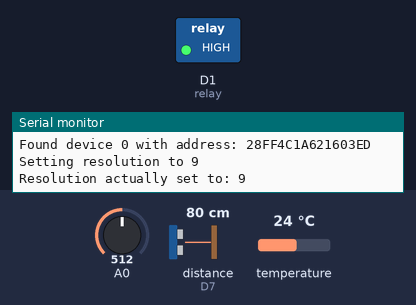
Recording of a sketch running on a simulated ESP8266 (NodeMCU). Shown: switched loads named in the sketch (green lamp = pin HIGH), the last lines printed to the serial monitor. Wiring (inferred from the names in the program): ultrasonic range finder: trigger D6; echo D7. The inputs (shaded band) are chosen by the test bench; at power-on: distance to the obstacle (sensor on D7) 80 cm, A0 = 512, temperature 24 °C. The echo pulse lasts 58.3 µs per cm; WiFi joins after 1.5 s; servers stay silent unless stated; uploads are accepted with an empty reply; pins used as bus, display or sensor lines are not drawn.

Above: at 5.2 s.
5.3 s: distance to the obstacle (sensor on D7) set to 12 cm
10.2 s: distance to the obstacle (sensor on D7) set to 9 cm
At 12.7 s:
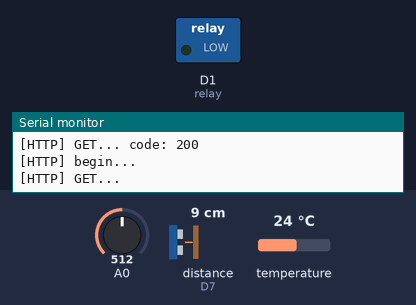
13.0 s: distance to the obstacle (sensor on D7) set to 18 cm
At 17.4 s:
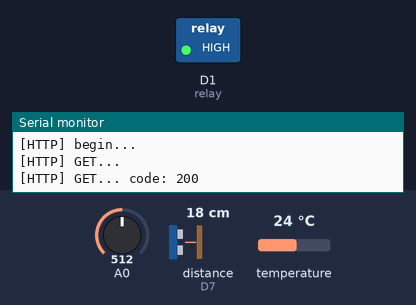
17.8 s: distance to the obstacle (sensor on D7) set to 2 cm
At 21.9 s:
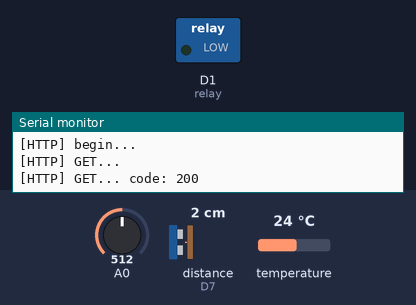
Timing chart, 0 to 23.4 s (numbered marks = the images above; inputs shaded):
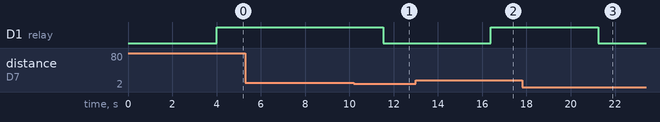

Measured:
- the behaviour switches between 11 and 10 cm on distance to the obstacle (sensor on D7) (found by bisection; images 0 and 1)
- after the input at 10.2 s, D1 (relay): HIGH → LOW after 1.3 s
- after the input at 13.0 s, D1 (relay): LOW → HIGH after 3.4 s
- after the input at 17.8 s, D1 (relay): HIGH → LOW after 3.4 s

The sketch:

watercontrol.ino
```cpp
#include <OneWire.h>
#include <DallasTemperature.h>

//Wifi
#include <Arduino.h>
#include <ESP8266WiFi.h>
#include <ESP8266WiFiMulti.h>
#include <ESP8266HTTPClient.h>
#include <WiFiClient.h>

ESP8266WiFiMulti WiFiMulti;

// Data wire is plugged into port 2 on the Arduino
#define ONE_WIRE_BUS D5
#define TEMPERATURE_PRECISION 9 // Lower resolution

//#define L_RATE 0.01

const unsigned long eventInterval = 1000;
unsigned long previousTime = 0;

#define trig D6
#define echo D7

long durasi, jarak;     // membuat variabel durasi dan jarak

#define relay 5

String _str = "";
char rx_byte = 0;
int heaterState = 0;

// Setup a oneWire instance to communicate with any OneWire devices (not just Maxim/Dallas temperature ICs)
OneWire oneWire(ONE_WIRE_BUS);

// Pass our oneWire reference to Dallas Temperature.
DallasTemperature sensors(&oneWire);

int numberOfDevices; // Number of temperature devices found

DeviceAddress tempDeviceAddress; // We'll use this variable to store a found device address

float w[4] = {0.01404401, 0.54064899, 0.08022875, -0.51533485};

#define ArrayLenth  40

int pHArray[ArrayLenth];
int pHArrayIndex=0;

float  m = -0.088, _b=36.74;
static float pHValue;

void setup() {
  // put your setup code here, to run once:
  // start serial port
  Serial.begin(115200);

  for (uint8_t t = 4; t > 0; t--) {
    Serial.printf("[SETUP] WAIT %d...\n", t);
    Serial.flush();
    delay(1000);
  }

  WiFi.mode(WIFI_STA);
  WiFiMulti.addAP("A-Malik", "malikinnas");

  pinMode(trig, OUTPUT);    // set pin trig menjadi OUTPUT
  pinMode(echo, INPUT);     // set pin echo menjadi INPUT

  // Start up the library
  sensors.begin();

  // Pin for relay module set as output
  pinMode(relay, OUTPUT);
  digitalWrite(relay, HIGH);

  // Grab a count of devices on the wire
  numberOfDevices = sensors.getDeviceCount();

  // locate devices on the bus
  Serial.print("Locating devices...");

  Serial.print("Found ");
  Serial.print(numberOfDevices, DEC);
  Serial.println(" devices.");

  // report parasite power requirements
  Serial.print("Parasite power is: ");
  if (sensors.isParasitePowerMode()) Serial.println("ON");
  else Serial.println("OFF");

  // Loop through each device, print out address
  for(int i=0;i<numberOfDevices; i++)
  {
    // Search the wire for address
    if(sensors.getAddress(tempDeviceAddress, i)){
      Serial.print("Found device ");
      Serial.print(i, DEC);
      Serial.print(" with address: ");
      printAddress(tempDeviceAddress);
      Serial.println();

      Serial.print("Setting resolution to ");
      Serial.println(TEMPERATURE_PRECISION, DEC);

      // set the resolution to TEMPERATURE_PRECISION bit (Each Dallas/Maxim device is capable of several different resolutions)
      sensors.setResolution(tempDeviceAddress, TEMPERATURE_PRECISION);

      Serial.print("Resolution actually set to: ");
      Serial.print(sensors.getResolution(tempDeviceAddress), DEC);
      Serial.println();
    }else{
      Serial.print("Found ghost device at ");
      Serial.print(i, DEC);
      Serial.print(" but could not detect address. Check power and cabling");
    }
  }
}

int temp=1, pH=1, wH=1;
float _pH=7;

void loop() {
  // put your main code here, to run repeatedly:

  temp = tempNormalization(getTemperature());
  wH = heightNormalization(getWh());
//  pH = pHNormalization(getPh());

//  Serial.println(getTemperature());
//  Serial.println(getPh());
//  Serial.println(getWh());
//  Serial.println("==========================");

  while(Serial.available() > 0){
    rx_byte = Serial.read();

    if((rx_byte >= '0' && rx_byte <= '9') || rx_byte == '.')
      _str.concat((char) rx_byte);
  }

  if(_str != ""){
    _pH = _str.toFloat();
    pH = pHNormalization(_pH);
    _str = "";
  }

  delay(10);

  if(millis() - previousTime >= eventInterval){

    float q = getWaterQuality(temp, pH, wH);
    heaterHandler(q);
    sendData(q);

    previousTime = millis();
  }
}

float getTemperature(){
  sensors.requestTemperatures(); // Send the command to get temperatures

  return sensors.getTempC(tempDeviceAddress);;
}

float getPh(){

  pHArray[pHArrayIndex++]=analogRead(A0);
  if(pHArrayIndex==ArrayLenth)pHArrayIndex=0;
  pHValue = m * avergearray(pHArray, ArrayLenth) + _b;
  return _pH;
}

float getWh(){
  float distance;

  digitalWrite(trig, LOW);
  delayMicroseconds(2);
  // Sets the trigPin on HIGH state for 10 micro seconds
  digitalWrite(trig, HIGH);
  delayMicroseconds(10);
  digitalWrite(trig, LOW);
  // Reads the echoPin, returns the sound wave travel time in microseconds

  // Calculating the distance
  float duration = pulseIn(echo, HIGH);
  distance = duration * 0.034 / 2;
  delay(1000);

  return (19.00 - distance);
}

void printAddress(DeviceAddress deviceAddress)
{
  for (uint8_t i = 0; i < 8; i++)
  {
    if (deviceAddress[i] < 16) Serial.print("0");
    Serial.print(deviceAddress[i], HEX);
  }
}

float getWaterQuality(int temp, int pH, int wH){
  return (temp * w[0]) + (pH * w[1]) + (wH * w[2]) + w[3];
}

/*void trainingAdaline(){
  int epoch = 0, error;
  float output;

  while(epoch < 100){
    for(int i=0; i<19; i++){
      output = 0;
      for(int j=0; j<4; j++){
         output += (dTraining[i][j] * _w[j]);
      }
      error = dTarget[i] - activation(output);
      _w[0] += (L_RATE * error * dTraining[i][0]);
      _w[1] += (L_RATE * error * dTraining[i][1]);
      _w[2] += (L_RATE * error * dTraining[i][2]);
      _w[3] += (L_RATE * error * dTraining[i][3]);
    }

    epoch++;
  }
}*/

int activation(float val){
  if(val > 0)
    return 1;
  else
    return -1;
}

int tempNormalization(float val){
  if(val > 30)
    return 0;
  else if(val < 25)
    return -1;
  else
    return 1;
}

int pHNormalization(float val){
  if(val > 8)
    return 0;
  else if(val < 6)
    return -1;
  else
    return 1;
}

int heightNormalization(float val){
  if(val >= 11)
    return 0;
  else if(val <= 9)
    return -1;
  else
    return 1;
}

void heaterHandler(float quality){
  int q = round(quality * 100);
  if(q == round(0.01*100) || q == round(0.09*100)){
    digitalWrite(relay, LOW);
    heaterState = 1;
  }
  else {
    digitalWrite(relay, HIGH);
    heaterState = 0;
  }
}

void sendData(float q){
  String req = "http://192.168.137.1/write?temp=" + (String) getTemperature() + "&ph=" + (String) getPh() + "&high=" + (String) getWh() + "&q=" + (String) q + "&heater=" + (String) heaterState;
  if ((WiFiMulti.run() == WL_CONNECTED)) {

    WiFiClient client;

    HTTPClient http;

    Serial.print("[HTTP] begin...\n");
    if (http.begin(client, req)) {  // HTTP


      Serial.print("[HTTP] GET...\n");
      // start connection and send HTTP header
      int httpCode = http.GET();

      // httpCode will be negative on error
      if (httpCode > 0) {
        // HTTP header has been send and Server response header has been handled
        Serial.printf("[HTTP] GET... code: %d\n", httpCode);

        // file found at server
        if (httpCode == HTTP_CODE_OK || httpCode == HTTP_CODE_MOVED_PERMANENTLY) {
          String payload = http.getString();
          Serial.println(payload);
        }
      } else {
        Serial.printf("[HTTP] GET... failed, error: %s\n", http.errorToString(httpCode).c_str());
      }

      http.end();
    } else {
      Serial.printf("[HTTP} Unable to connect\n");
    }
  }
}

double avergearray(int* arr, int number){
  int i;
  int max,min;
  double avg;
  long amount=0;
  if(number<=0){
    Serial.println(F("Error number for the array to avraging!/n"));
    return 0;
  }
  if(number<5){   //less than 5, calculated directly statistics
    for(i=0;i<number;i++){
      amount+=arr[i];
    }
    avg = amount/number;
    return avg;
  }else{
    if(arr[0]<arr[1]){
      min = arr[0];max=arr[1];
    }
    else{
      min=arr[1];max=arr[0];
    }
    for(i=2;i<number;i++){
      if(arr[i]<min){
        amount+=min;        //arr<min
        min=arr[i];
      }else {
        if(arr[i]>max){
          amount+=max;    //arr>max
          max=arr[i];
        }else{
          amount+=arr[i]; //min<=arr<=max
        }
      }//if
    }//for
    avg = (double)amount/(number-2);
  }//if
  return avg;
}
```
